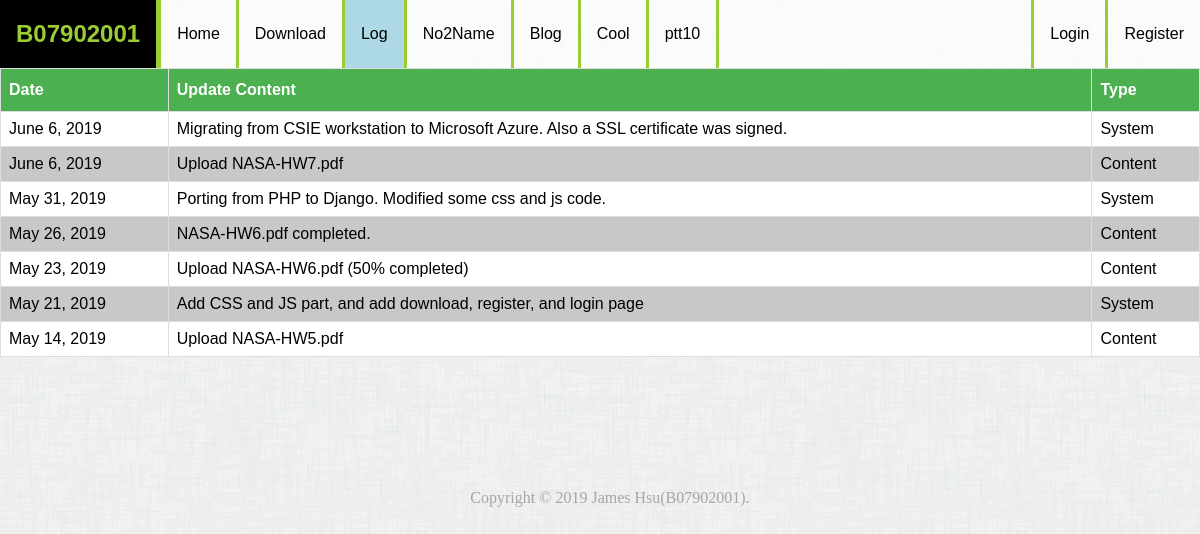
/log/, run on an earlier commit of the app's database.
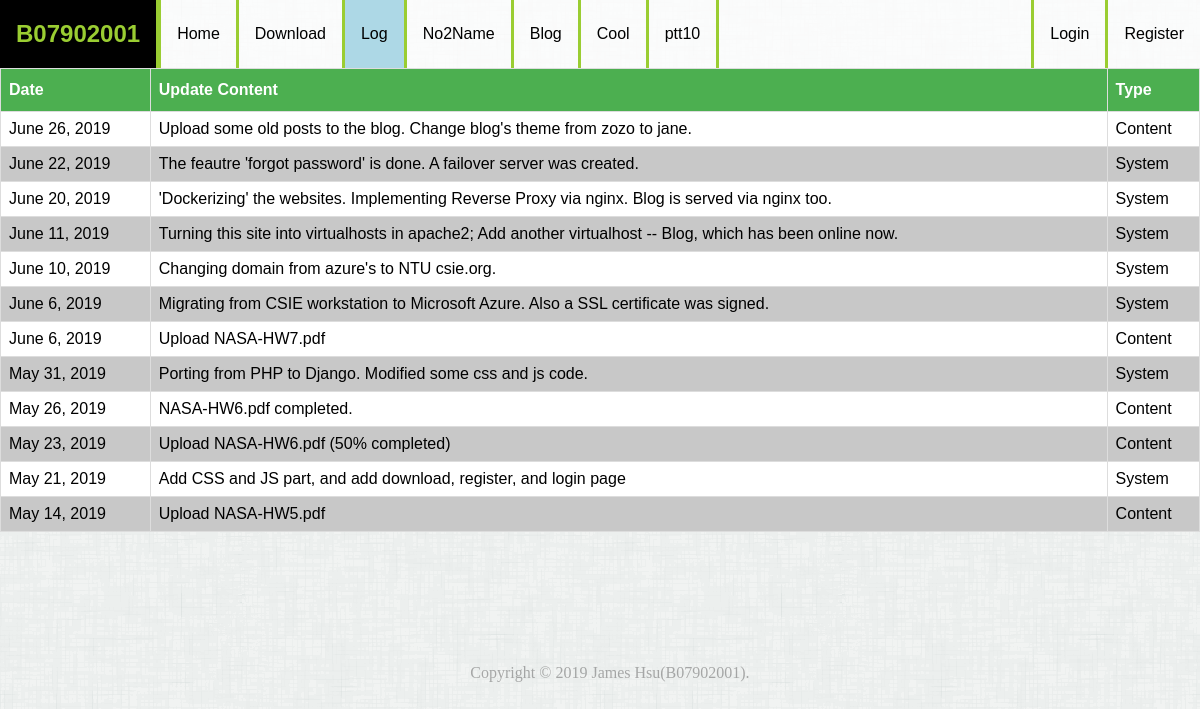
And on a later commit of the database.
### System/models.py (models this page shows, shortened)
class update_log(models.Model):
    date = models.DateField()
    is_content = models.BooleanField() # A log is either content update or system update.
    is_debug = models.BooleanField() # reserved for system log
    detail = models.CharField(max_length = 200)

### System/views.py (the view)
# urls.py: path('log/',Update_log,None,'Update_log_url_name'),
def Update_log(request):
    IP_log(request)
    log = update_log.objects.all()
    return render(request,'Update_log.html',locals())

### Report/views.py (called while the page is built)
def IP_log(request,url=None):
    x_forwarded_for = request.META.get('HTTP_X_FORWARDED_FOR')
    if x_forwarded_for:
        ip = x_forwarded_for.split(',')[0]
    else:
        ip = request.META.get('REMOTE_ADDR')
    if 'uid' in request.session:
        user = User.objects.get(id=request.session['uid'])
    else:
        user = None
    if url is None:
        url = request.get_full_path()
    data = ip_log(ip = ip, user = user,page=url)
    data.save()

### templates/Update_log.html (shortened to what this page needs)
{% include "Header.html" %}
<table class="log">
<tr>
    <th> Date </th>
    <th>Update Content</th>
    <th>Type</th>
</tr>
{% for u in log reversed %}
<tr>
    <td>{{ u.date }}</td>
    <td>{{ u.detail }} </td>
    {% if u.is_content %} <td> Content </td> {% elif u.is_debug %} <td> Debug </td> {% else %}<td> System </td> {% endif %}
</tr>
{% endfor %}
</table>
{% include "Footer.html" %}

### templates/Header.html (shortened to what this page needs)
<!DOCTYPE HTML>
<html>
    <head>
        {% load static %}
        <link rel=stylesheet type="text/css" href="{% static "css/menu.css" %}">
    </head>
    <body>
        {% url 'Home_url_name' as home %}
        {% url 'Download_url_name' as download %}
        {% url 'Register_url_name' as register %}
	{% url 'Update_log_url_name' as updatelog %}
        {% url 'Login_url_name' as login %}
        {% url 'Logout_url_name' as logout %}
        {% url 'Blog_url_name' as blog %}
        {% url 'Cool_url_name' as cool %}
        {% url 'No2Name_url_name' as no2name %}
        <div id="main" class="container">
        <div id="navigation">
            <ul class="nav nav-pills">
                <li class="logo navbar-left"> <h2> B07902001 </h2></li>
                   <li>{% block nav-home %}<a href={{ home }}>Home</a>{% endblock %}</li>
                   <li>{% block nav-download %} <a href={{ download }} >Download</a>{% endblock %}</li>
		            <li>{% block nav-log %} <a href= {{ updatelog }}>Log</a>{% endblock %}</li>
                    <li>{% block nav-no2name %} <a href = {{ no2name }}>No2Name</a>{% endblock %}</li>
                    <li><a href = {{ blog }} target="_blank" onclick="javascript:alert('還非常原始的Blog，麻煩不要抱什麼期待XD\n暑假會慢慢寫新文和把一些舊文丟上來');">Blog </a></li>
                    <li><a href = {{ cool }} target="_blank">Cool</a></li>
                    <li><a href="telnet://bbs.jameshsu.csie.org">ptt10</a></li>
                   {% if request.session.username %}
                        <li class="user"><a href="{{ logout }}">{% block nav-logout %} Logout {% endblock %} </a> </li>
                        <li class="user"><a href="#">{% block nav-user %} {{ request.session.username }}{% endblock %}</a></li>
                   {% else %}
                   <li class="user">{% block nav-register %} <a href={{ register }}>Register</a>{% endblock %}</li>
                   <li class="user">{% block nav-login %} <a href={{ login }}>Login</a>{% endblock %} </li>
                   {% endif %}
                 </ul>
           </div>

### templates/Footer.html (shortened to what this page needs)
    </div>
    <footer class="footer">
      <p>
        <span>Copyright © 2019 James Hsu(B07902001). </span>
      </p>
    </footer>
</body>
</html>

### static/css/menu.css (style rules this page uses)
html, body { margin: 0; padding: 0; height: 100%; }
#main { padding-bottom: 100px; }
#navigation ul { list-style-type: none; margin: 0; padding: 0; overflow: hidden; background-color: rgba(255, 255, 255, 0.755); }
#navigation li { float: left; font-family: Helvetica; }
.logo { text-align: center; font-family: Helvetica; padding: 0px 16px; color:yellowgreen; background-color: rgb(0, 0, 0); border-right: 5px solid yellowgreen; }
#navigation .user { float: right; }
#navigation .user a { border-left: 3px solid yellowgreen; border-right: none; }
#navigation .active { background-color: lightblue; }
#navigation .active a { color:black; }
#navigation li a, .dropbtn { display: inline-block; color:black; text-align: center; padding: 25px 16px; text-decoration: none; border-right: 3px solid yellowgreen; }
body { background-image:url('../images/grey.png'); }
p { text-indent: 20px; }
.footer { height: 100px; margin-top: -100px; opacity: 0.5; color: #5E5E5E; text-align:center; position: relative; }
.footer span { line-height: 50px; }
.log { font-family: "Trebuchet MS", Arial, Helvetica, sans-serif; border-collapse: collapse; width: 100%; padding: 20px; }
.log td, .log th { border: 1px solid #ddd; padding: 8px; }
.log tr:nth-child(odd) { background-color: rgb(200, 200, 200); }
.log tr:nth-child(even) { background-color: rgb(255,255 , 255); }
.log th { padding-top: 12px; padding-bottom: 12px; text-align: left; background-color: #4CAF50; color: white; }

What changed in the data, as far as the page shows it:
added update_log: date "June 26, 2019", detail "Upload some old posts to the blog. Change blog's theme from zozo to jane.", is_content "Content"
added update_log: date "June 22, 2019", detail "The feautre 'forgot password' is done. A failover server was created.", is_content "System"
added update_log: date "June 20, 2019", detail "'Dockerizing' the websites. Implementing Reverse Proxy via nginx. Blog is served via nginx too.", is_content "System"
added update_log: date "June 11, 2019", detail "Turning this site into virtualhosts in apache2; Add another virtualhost -- Blog, which has been online now.", is_content "System"
added update_log: date "June 10, 2019", detail "Changing domain from azure's to NTU csie.org.", is_content "System"
